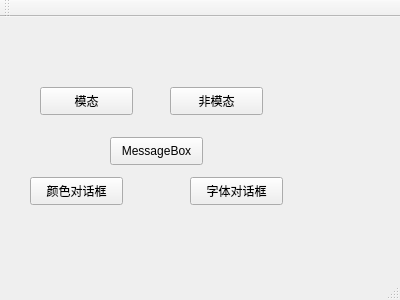
<?xml version="1.0" encoding="UTF-8"?>
<ui version="4.0">
 <class>MainWindow</class>
 <widget class="QMainWindow" name="MainWindow">
  <property name="geometry">
   <rect>
    <x>0</x>
    <y>0</y>
    <width>400</width>
    <height>300</height>
   </rect>
  </property>
  <property name="windowTitle">
   <string>MainWindow</string>
  </property>
  <widget class="QWidget" name="centralWidget">
   <widget class="QPushButton" name="pushButton_mod">
    <property name="geometry">
     <rect>
      <x>40</x>
      <y>70</y>
      <width>93</width>
      <height>28</height>
     </rect>
    </property>
    <property name="text">
     <string>模态</string>
    </property>
   </widget>
   <widget class="QPushButton" name="pushButton_antimod">
    <property name="geometry">
     <rect>
      <x>170</x>
      <y>70</y>
      <width>93</width>
      <height>28</height>
     </rect>
    </property>
    <property name="text">
     <string>非模态</string>
    </property>
   </widget>
   <widget class="QPushButton" name="pushButton_msgbox">
    <property name="geometry">
     <rect>
      <x>110</x>
      <y>120</y>
      <width>93</width>
      <height>28</height>
     </rect>
    </property>
    <property name="text">
     <string>MessageBox</string>
    </property>
   </widget>
   <widget class="QPushButton" name="pushButton_color">
    <property name="geometry">
     <rect>
      <x>30</x>
      <y>160</y>
      <width>93</width>
      <height>28</height>
     </rect>
    </property>
    <property name="text">
     <string>颜色对话框</string>
    </property>
   </widget>
   <widget class="QPushButton" name="pushButton_font">
    <property name="geometry">
     <rect>
      <x>190</x>
      <y>160</y>
      <width>93</width>
      <height>28</height>
     </rect>
    </property>
    <property name="text">
     <string>字体对话框</string>
    </property>
   </widget>
  </widget>
  <widget class="QMenuBar" name="menuBar">
   <property name="geometry">
    <rect>
     <x>0</x>
     <y>0</y>
     <width>400</width>
     <height>26</height>
    </rect>
   </property>
  </widget>
  <widget class="QToolBar" name="mainToolBar">
   <attribute name="toolBarArea">
    <enum>TopToolBarArea</enum>
   </attribute>
   <attribute name="toolBarBreak">
    <bool>false</bool>
   </attribute>
  </widget>
  <widget class="QStatusBar" name="statusBar"/>
 </widget>
 <layoutdefault spacing="6" margin="11"/>
 <resources/>
 <connections/>
</ui>
